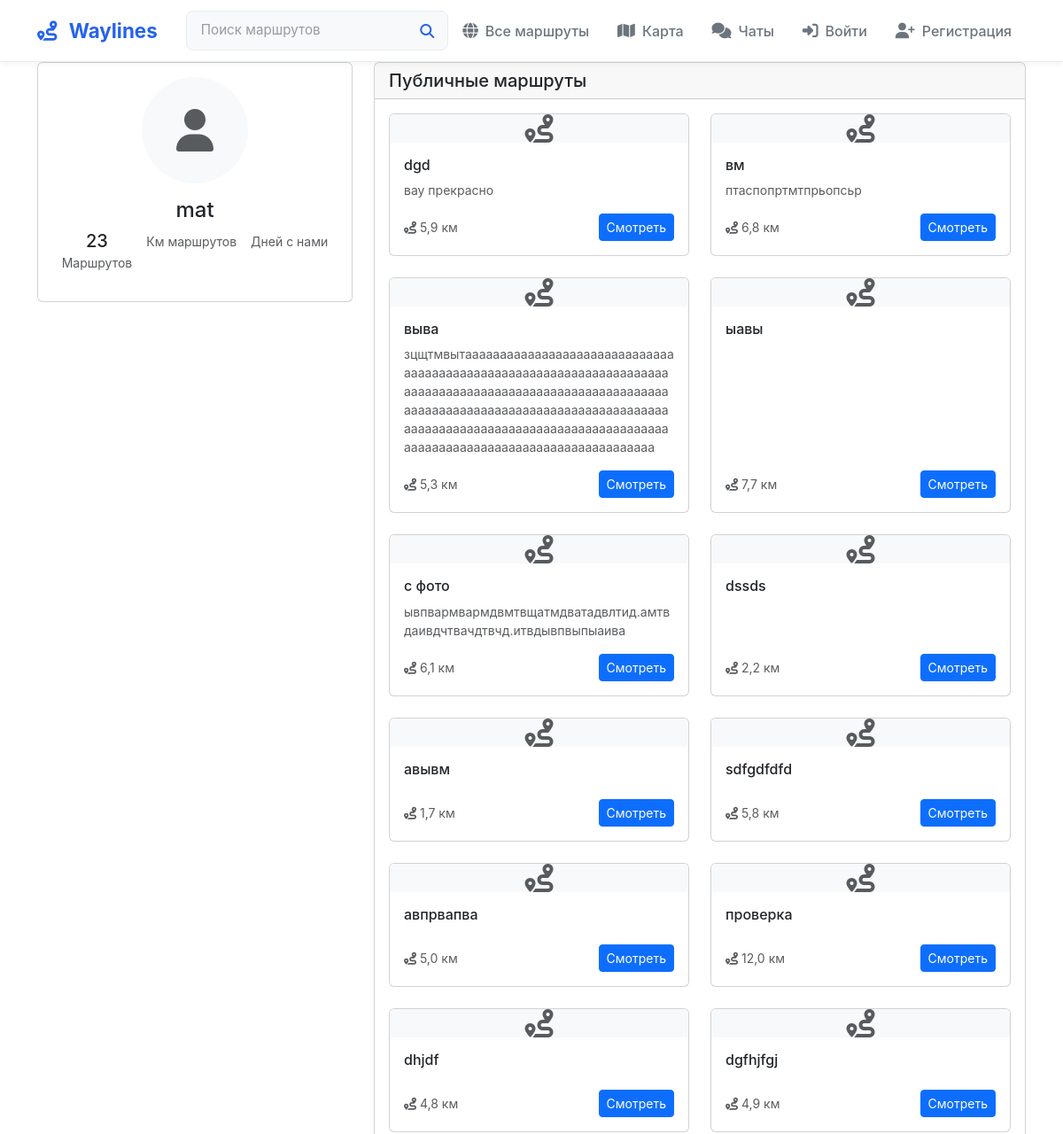
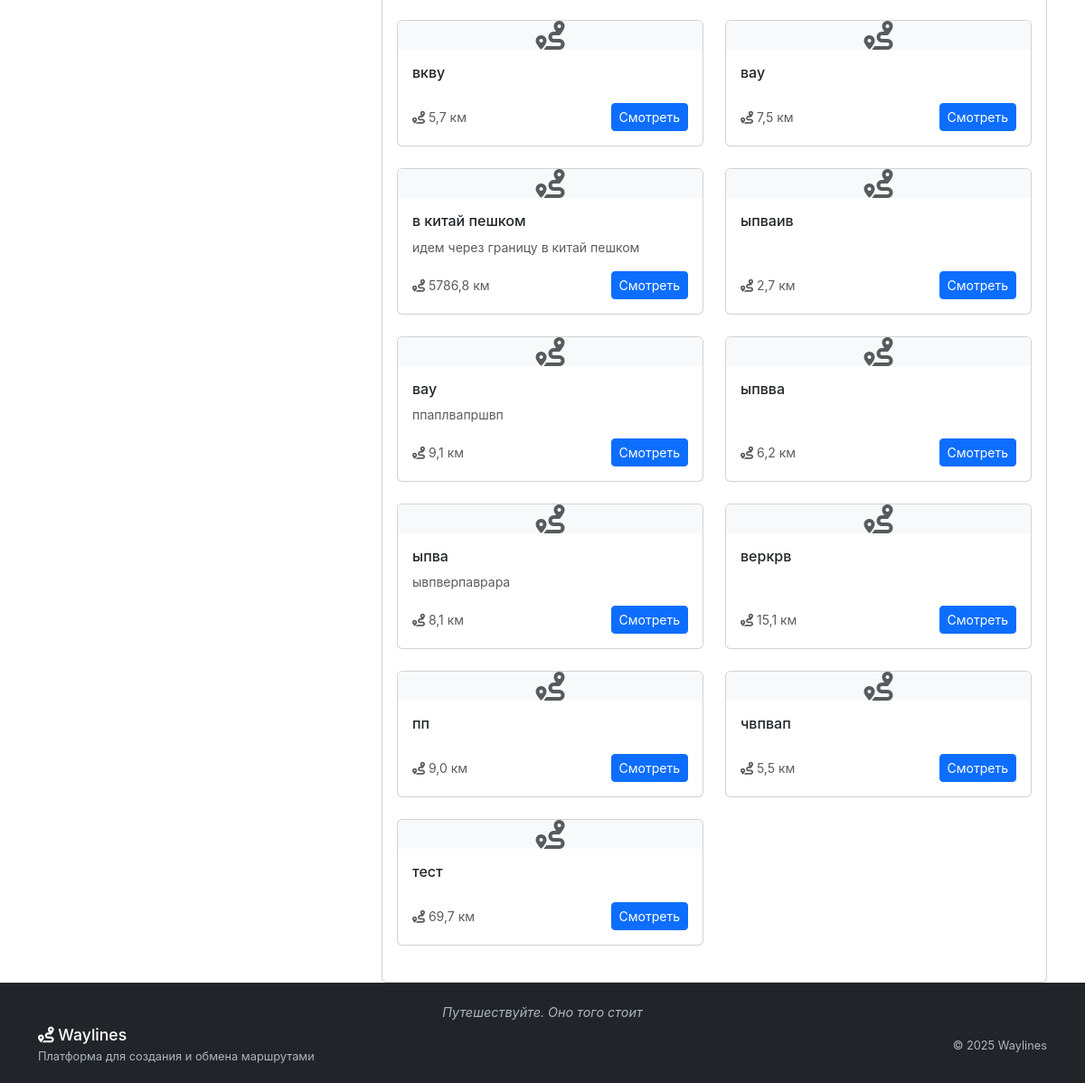
Screenshot of /users/profile/mat/ with the database file from the repository (2 pictures, top to bottom).
### routes/models.py (models this page shows, shortened)
class Route(models.Model):
    PRIVACY_CHOICES = [
        ("public", "Публичный"),
        ("private", "Приватный"),
        ("link", "По ссылке"),
        ("personal", "Персональный"),
    ]
    ROUTE_TYPE_CHOICES = [
        ("driving", "Автомобильный"),
        ("walking", "Пеший"),
        ("cycling", "Велосипедный"),
        ("mixed", "Смешанный"),
    ]
    MOOD_CHOICES = [
        ("calm", "Спокойный"),
        ("active", "Активный"),
        ("extreme", "Экстремальный"),
        ("romantic", "Романтический"),
        ("family", "Семейный"),
        ("adventure", "Приключенческий"),
    ]
    THEME_CHOICES = [
        ("historical", "Исторический"),
        ("nature", "Природный"),
        ("urban", "Городской"),
        ("cultural", "Культурный"),
        ("gastronomic", "Гастрономический"),
        ("religious", "Религиозный"),
        ("architectural", "Архитектурный"),
    ]
    author = models.ForeignKey(
        User,
        on_delete=models.CASCADE,
        related_name="routes",
        verbose_name="Автор",
    )
    name = models.CharField("Название", max_length=200)
    description = models.TextField("Описание", blank=True)
    short_description = models.TextField(
        "Краткое описание", max_length=300, blank=True
    )
    privacy = models.CharField(
        "Приватность", max_length=20, choices=PRIVACY_CHOICES, default="public"
    )
    route_type = models.CharField(
        "Тип маршрута",
        max_length=20,
        choices=ROUTE_TYPE_CHOICES,
        default="walking",
    )
    mood = models.CharField(
        "Настроение", max_length=20, choices=MOOD_CHOICES, blank=True
    )
    theme = models.CharField(
        "Тема", max_length=20, choices=THEME_CHOICES, blank=True
    )
    duration_minutes = models.IntegerField(
        "Продолжительность (минут)", default=0
    )
    country = models.CharField(
        max_length=100, blank=True, null=True, verbose_name="Страна"
    )
    total_distance = models.FloatField("Общее расстояние (км)", default=0)
    is_active = models.BooleanField("Актуален", default=True)
    has_audio_guide = models.BooleanField("Есть аудиогид", default=False)
    is_elderly_friendly = models.BooleanField("Для пожилых", default=False)
    shared_with = models.ManyToManyField(
        User,
        related_name="shared_routes",
        blank=True,
        verbose_name="Доступно для",
    )
    created_at = models.DateTimeField("Создан", auto_now_add=True)
    updated_at = models.DateTimeField("Обновлён", auto_now=True)
    last_status_update = models.DateTimeField(
        "Последнее обновление статуса", auto_now=True
    )
    qr_code = models.ImageField(
        upload_to="qr_codes/", blank=True, null=True, verbose_name="QR код"
    )
    class Meta:
        verbose_name = "Маршрут"
        verbose_name_plural = "Маршруты"
        ordering = ["-created_at"]

### users/views.py (the view, shortened to what this page needs)
# urls.py: path("profile/<str:username>/", views.user_profile, name="user_profile"),
def user_profile(request, username):
    user = get_object_or_404(User, username=username)
    public_routes = Route.objects.filter(
        author=user, privacy="public", is_active=True
    )
    context = {
        "profile_user": user,
        "public_routes": public_routes,
    }
    return render(request, "profile/user_profile.html", context)

### users/context_processors.py (called while the page is built, shortened)
def navbar_context(request):
    context = {}
    return context

### templates/profile/user_profile.html (shortened to what this page needs)
{% extends 'base.html' %}
{% block content %}
<div class="container">
    <div class="row">
        <div class="col-lg-4">
            <div class="card mb-4">
                <div class="card-body text-center">
                    <div class="mb-3">
                        {% if profile_user.profile.avatar %}
                        <img src="{{ profile_user.profile.avatar.url }}" class="rounded-circle"
                             style="width: 120px; height: 120px; object-fit: cover;" alt="{{ profile_user.username }}">
                        {% else %}
                        <div class="rounded-circle bg-light d-flex align-items-center justify-content-center mx-auto"
                             style="width: 120px; height: 120px;">
                            <i class="fas fa-user fa-3x text-muted"></i>
                        </div>
                        {% endif %}
                    </div>
                    <h4 class="card-title">{{ profile_user.username }}</h4>
                    <div class="d-flex justify-content-center gap-3 mb-3">
                        <div class="text-center">
                            <div class="h5 mb-0">{{ public_routes.count }}</div>
                            <small class="text-muted">Маршрутов</small>
                        </div>
                        <div class="text-center">
                            <small class="text-muted">Км маршрутов</small>
                        </div>
                        <div class="text-center">
                            <small class="text-muted">Дней с нами</small>
                        </div>
                    </div>
                </div>
            </div>
        </div>
        <div class="col-lg-8">
            <div class="card">
                <div class="card-header">
                    <h5 class="card-title mb-0">Публичные маршруты</h5>
                </div>
                <div class="card-body">
                    {% if public_routes %}
                    <div class="row">
                        {% for route in public_routes %}
                        <div class="col-md-6 mb-4">
                            <div class="card route-card h-100">
                                {% if route.photos.first %}
                                <img src="{{ route.photos.first.image.url }}" class="card-img-top route-image" alt="{{ route.name }}">
                                {% else %}
                                <div class="card-img-top route-image bg-light d-flex align-items-center justify-content-center">
                                    <i class="fas fa-route fa-2x text-muted"></i>
                                </div>
                                {% endif %}
                                <div class="card-body d-flex flex-column">
                                    <h6 class="card-title">{{ route.name }}</h6>
                                    <p class="card-text text-muted small flex-grow-1">
                                        {{ route.short_description|default:route.description|truncatewords:10 }}
                                    </p>
                                    <div class="d-flex justify-content-between align-items-center mt-auto">
                                        <div class="small text-muted">
                                            <i class="fas fa-route"></i> {{ route.total_distance|floatformat:1 }} км
                                        </div>
                                        <a href="{% url 'route_detail' route.id %}" class="btn btn-primary btn-sm">Смотреть</a>
                                    </div>
                                </div>
                            </div>
                        </div>
                        {% endfor %}
                    </div>
                    {% else %}
                    <div class="text-center py-5">
                        <i class="fas fa-route fa-3x text-muted mb-3"></i>
                        <h5>Публичных маршрутов нет</h5>
                        <p class="text-muted">{{ profile_user.username }} пока не создал публичных маршрутов</p>
                    </div>
                    {% endif %}
                </div>
            </div>
        </div>
    </div>
</div>
{% endblock %}

### templates/base.html (style rules this page uses)
:root { --primary-color: #2563eb; --secondary-color: #6c757d; --light-bg: #f8f9fa; --border-color: #e9ecef; }
html, body { height: 100%; margin: 0; padding: 0; }
body { display: flex; flex-direction: column; min-height: 100vh; font-family: -apple-system, BlinkMacSystemFont, 'Segoe UI', Roboto, sans-serif; }

### rows the page displays
Route: name "dgd", short_description "вау прекрасно", total_distance "5,9"
Route: name "вм", short_description "птаспопртмтпрьопсьр", total_distance "6,8"
Route: name "выва", short_description "зцщтмвытаааааааааааааааааааааааааааааааааааааааааааааааааааааааааааааааааааааааааааааааааааааааааааааааааааааааааааааааааааааааааааааааааааааааааааааааааааааааааааааааааааааааааааааааааааааааааааааааааааааааааааааааааааааааааа", total_distance "5,3"
Route: name "ыавы", total_distance "7,7"
Route: name "с фото", short_description "ывпвармвармдвмтвщатмдватадвлтид.амтвдаивдчтвачдтвчд.итвдывпвыпыаива", total_distance "6,1"
Route: name "dssds", total_distance "2,2"
Route: name "авывм", total_distance "1,7"
Route: name "sdfgdfdfd", total_distance "5,8"
Route: name "авпрвапва", total_distance "5,0"
Route: name "проверка", total_distance "12,0"
Route: name "dhjdf", total_distance "4,8"
Route: name "dgfhjfgj", total_distance "4,9"
Route: name "вкву", total_distance "5,7"
Route: name "вау", total_distance "7,5"
Route: name "в китай пешком", short_description "идем через границу в китай пешком", total_distance "5786,8"
Route: name "ыпваив", total_distance "2,7"
Route: name "вау", short_description "ппаплвапршвп", total_distance "9,1"
Route: name "ыпвва", total_distance "6,2"
Route: name "ыпва", short_description "ывпверпаврара", total_distance "8,1"
Route: name "веркрв", total_distance "15,1"
Route: name "пп", total_distance "9,0"
Route: name "чвпвап", total_distance "5,5"
Route: name "тест", total_distance "69,7"

### other values shown
{{ profile_user.username }} "mat"
{{ public_routes.count }} "23"
